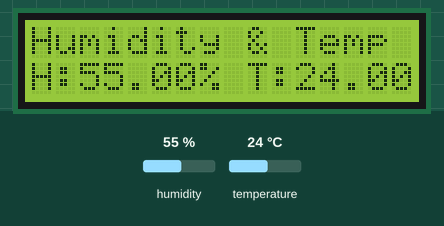
This sketch was run on a simulated Arduino Uno, built with avr-gcc and run on an emulated ATmega328P. On the bench: 16×2 character LCD. The test bench sets the inputs (shaded band); at power-on: humidity 55 %, temperature 24 °C. What the sketch prints to the serial monitor is not drawn.

Above: at 4.6 s.
4.7 s: humidity set to 22 %
At 8.6 s:
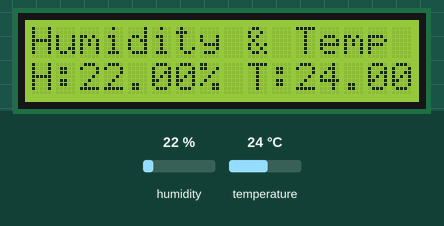
10.1 s: temperature set to 12 °C
At 16.6 s:
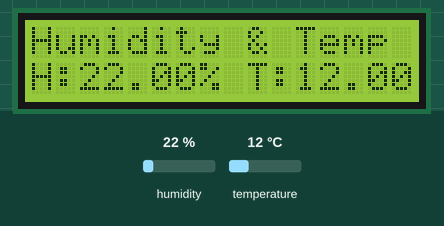
17.6 s: humidity set to 40 %
At 21.2 s:
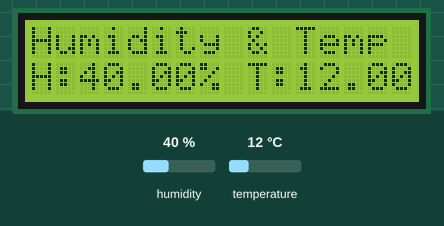
23.0 s: temperature set to 19 °C
At 29.2 s:
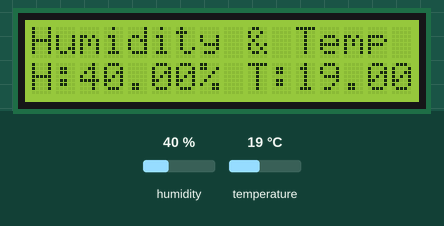
Timing chart, 0 to 30.6 s (numbered marks = the images above; inputs shaded):
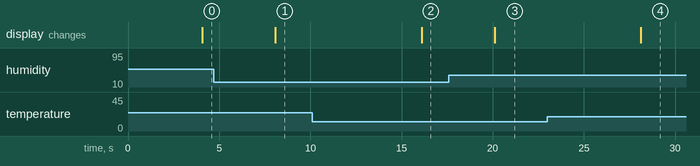

Measured:
- after the input at 4.7 s, the display: changes after 3.4 s (image 1)
- after the input at 10.1 s, the display: changes after 6.0 s (image 2)
- after the input at 17.6 s, the display: changes after 2.5 s (image 3)
- after the input at 23.0 s, the display: changes after 5.1 s (image 4)

The sketch:

sketch_oct23a.ino
```cpp
#include <Adafruit_Sensor.h>
#include <DHT.h>
#include <DHT_U.h>
#include <LiquidCrystal.h>

// DHT sensor settings
#define DHTPIN 8      // Pin for DHT22
#define DHTTYPE DHT22 // Define sensor type

DHT dht(DHTPIN, DHTTYPE);

// LCD pin configuration
const int rs = 12, en = 11, d4 = 5, d5 = 4, d6 = 3, d7 = 2;
LiquidCrystal lcd(rs, en, d4, d5, d6, d7);

void setup() {
  Serial.begin(9600);
  dht.begin();

  // Initialize the LCD
  lcd.begin(16, 2);
  lcd.print("Humidity & Temp");
}

void loop() {
  delay(2000);
  float humidity = dht.readHumidity();
  float temperature = dht.readTemperature();

  if (isnan(humidity) || isnan(temperature)) {
    Serial.println("Failed to read from DHT sensor!");
    lcd.setCursor(0, 1);
    lcd.print("Read error!");
    return;
  }

  // Print to serial monitor
  Serial.print("Humidity: ");
  Serial.print(humidity);
  Serial.print("%  Temp: ");
  Serial.print(temperature);
  Serial.println("°C");

  delay(2000);
  // Display on LCD
  lcd.setCursor(0, 1);
  lcd.print("H:");
  lcd.print(humidity);
  lcd.print("% T:");
  lcd.print(temperature);
  lcd.print("C");
}
```
